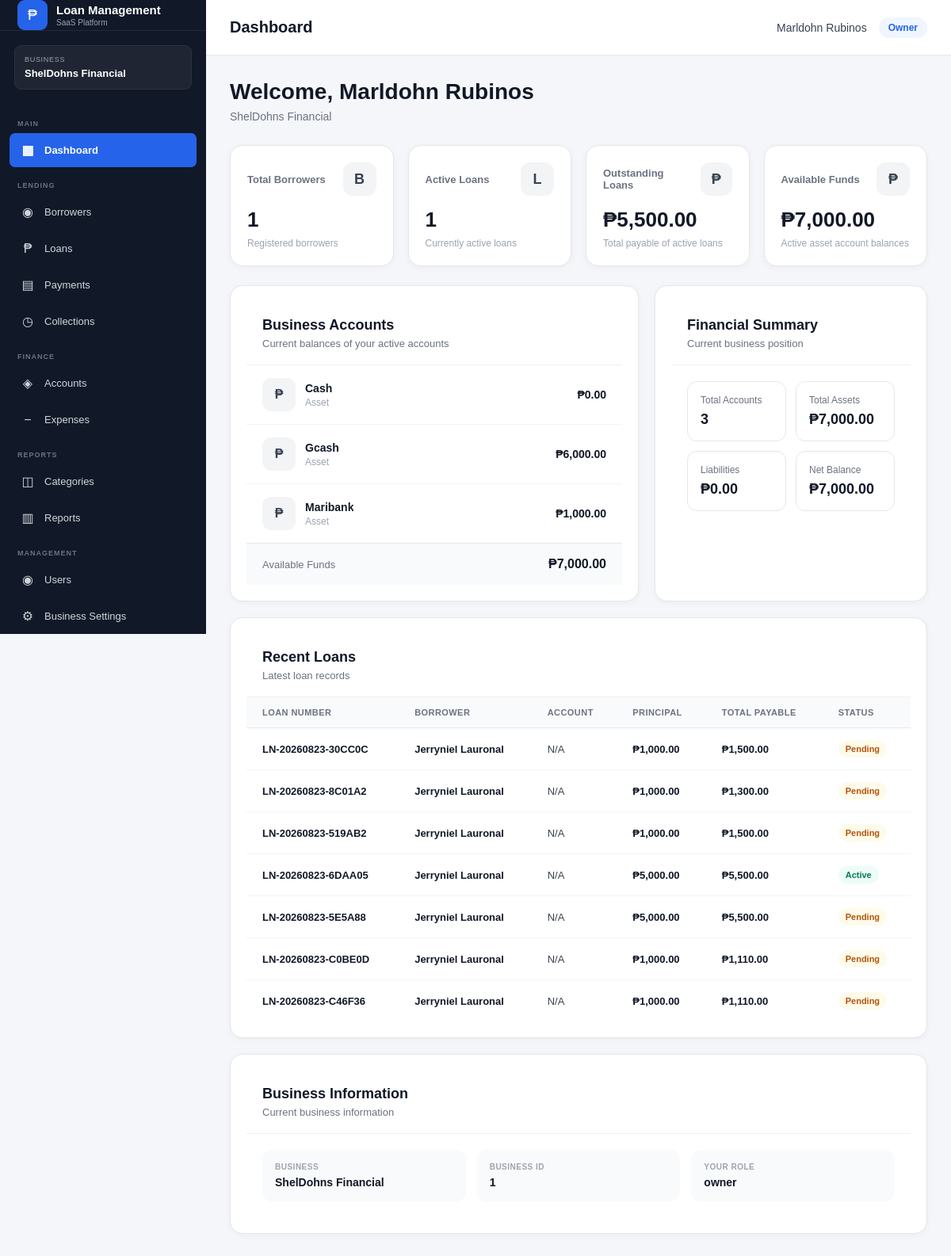
The page /public/index.php?url=dashboard (signed in) on the database its author committed.
### tables this page shows
CREATE TABLE `accounts` (
  `id` int(10) UNSIGNED NOT NULL,
  `business_id` bigint(20) UNSIGNED NOT NULL,
  `account_name` varchar(150) NOT NULL,
  `account_type` varchar(50) DEFAULT NULL,
  `balance` decimal(15,2) NOT NULL DEFAULT 0.00,
  `status` enum('active','inactive') NOT NULL DEFAULT 'active',
  `created_by` int(10) UNSIGNED DEFAULT NULL,
  `created_at` timestamp NOT NULL DEFAULT current_timestamp(),
  `updated_at` timestamp NOT NULL DEFAULT current_timestamp() ON UPDATE current_timestamp()
);

CREATE TABLE `loans` (
  `id` int(10) UNSIGNED NOT NULL,
  `business_id` bigint(20) UNSIGNED NOT NULL,
  `borrower_id` int(10) UNSIGNED NOT NULL,
  `account_id` int(10) UNSIGNED DEFAULT NULL,
  `category_id` int(10) UNSIGNED DEFAULT NULL,
  `loan_number` varchar(50) NOT NULL,
  `principal_amount` decimal(15,2) NOT NULL DEFAULT 0.00,
  `interest_rate` decimal(8,2) NOT NULL DEFAULT 0.00,
  `interest_type` enum('flat','reducing_balance') NOT NULL DEFAULT 'flat',
  `payment_type` enum('installment','full_payment') NOT NULL DEFAULT 'installment',
  `term` int(11) NOT NULL DEFAULT 1,
  `term_period` enum('days','weeks','months','years') NOT NULL DEFAULT 'months',
  `processing_fee` decimal(15,2) NOT NULL DEFAULT 0.00,
  `total_interest` decimal(15,2) NOT NULL DEFAULT 0.00,
  `total_payable` decimal(15,2) NOT NULL DEFAULT 0.00,
  `release_date` date DEFAULT NULL,
  `first_payment_date` date DEFAULT NULL,
  `status` enum('pending','approved','active','completed','overdue','cancelled','rejected') NOT NULL DEFAULT 'pending',
  `purpose` varchar(255) DEFAULT NULL,
  `notes` text DEFAULT NULL,
  `created_by` int(10) UNSIGNED DEFAULT NULL,
  `created_at` timestamp NOT NULL DEFAULT current_timestamp(),
  `updated_at` timestamp NOT NULL DEFAULT current_timestamp() ON UPDATE current_timestamp()
);

### app/views/dashboard/index.php (the view, shortened to what the rows shown need)
<?php
$user =
    $user
    ?? Auth::user();
$accounts =
    $accounts
    ?? [];
$recentLoans =
    $recentLoans
    ?? [];
function dashboardMoney(float $amount): string
{
    return '₱' .
        number_format(
            $amount,
            2
        );
}
function dashboardStatusClass(
    string $status
): string {
    return match (
        strtolower($status)
    ) {
        'active' =>
            'status-active',
        'approved' =>
            'status-approved',
        'pending' =>
            'status-pending',
        'completed' =>
            'status-completed',
        'overdue' =>
            'status-overdue',
        'cancelled',
        'rejected' =>
            'status-danger',
        default =>
            'status-default'
    };
}
$userName =
    $user['full_name']
    ??
    $user['username']
    ??
    'Administrator';
?>
<!DOCTYPE html>
<html lang="en">
<head>
    <link
        rel="stylesheet"
        href="assets/css/style.css"
    >
</head>
<body>
<?php
require APP_PATH .
    '/views/layouts/sidebar.php';
?>
<div class="main-content">
    <div class="container dashboard-page">
        <div class="dashboard-welcome">
            <h1>
                Welcome,
                <?= htmlspecialchars(
                    $userName
                ) ?>
            </h1>
        </div>
        <div class="dashboard-grid">
            <div class="dashboard-panel">
                <div class="dashboard-panel-header">
                    <h2>
                        Business Accounts
                    </h2>
                </div>
                <?php if (
                    !empty($accounts)
                ): ?>
                    <div class="account-list">
                        <?php foreach (
                            $accounts
                            as $account
                        ): ?>
                            <div class="account-item">
                                <div class="account-left">
                                    <div class="account-icon">
                                        ₱
                                    </div>
                                    <div class="account-info">
                                        <div class="account-name">
                                            <?= htmlspecialchars(
                                                $account['account_name']
                                                ??
                                                'Unnamed Account'
                                            ) ?>
                                        </div>
                                        <div class="account-type">
                                            <?= htmlspecialchars(
                                                $account['account_type']
                                                ??
                                                'Account'
                                            ) ?>
                                        </div>
                                    </div>
                                </div>
                                <div class="account-balance">
                                    <?= dashboardMoney(
                                        (float) (
                                            $account['balance']
                                            ??
                                            0
                                        )
                                    ) ?>
                                </div>
                            </div>
                        <?php endforeach; ?>
                    </div>
                <?php else: ?>
                    <div class="dashboard-empty">
                        No active accounts found.
                    </div>
                <?php endif; ?>
            </div>
            <div class="dashboard-panel">
                <div class="dashboard-panel-header">
                    <h2>
                        Financial Summary
                    </h2>
                </div>
            </div>
        </div>
        <div class="dashboard-panel">
            <div class="dashboard-panel-header">
                <h2>
                    Recent Loans
                </h2>
            </div>
            <?php if (
                !empty($recentLoans)
            ): ?>
                <div class="loan-table-wrapper">
                    <table class="loan-table">
                        <thead>
                            <tr>
                                <th>
                                    Loan Number
                                </th>
                                <th>
                                    Borrower
                                </th>
                                <th>
                                    Account
                                </th>
                                <th>
                                    Principal
                                </th>
                                <th>
                                    Total Payable
                                </th>
                                <th>
                                    Status
                                </th>
                            </tr>
                        </thead>
                        <tbody>
                            <?php foreach (
                                $recentLoans
                                as $loan
                            ): ?>
                                <tr>
                                    <td>
                                        <span class="loan-number">
                                            <?= htmlspecialchars(
                                                $loan['loan_number']
                                                ??
                                                'N/A'
                                            ) ?>
                                        </span>
                                    </td>
                                    <td>
                                        <span class="borrower-name">
                                            <?= htmlspecialchars(
                                                $loan['borrower_name']
                                                ??
                                                'Unknown Borrower'
                                            ) ?>
                                        </span>
                                    </td>
                                    <td>
                                        <?= htmlspecialchars(
                                            $loan['account_name']
                                            ??
                                            'N/A'
                                        ) ?>
                                    </td>
                                    <td>
                                        <span class="loan-amount">
                                            <?= dashboardMoney(
                                                (float) (
                                                    $loan['principal_amount']
                                                    ??
                                                    0
                                                )
                                            ) ?>
                                        </span>
                                    </td>
                                    <td>
                                        <span class="loan-amount">
                                            <?= dashboardMoney(
                                                (float) (
                                                    $loan['total_payable']
                                                    ??
                                                    0
                                                )
                                            ) ?>
                                        </span>
                                    </td>
                                    <td>
                                        <span
                                            class="loan-status <?= htmlspecialchars(
                                                dashboardStatusClass(
                                                    $loan['status']
                                                    ??
                                                    ''
                                                )
                                            ) ?>"
                                        >
                                            <?= htmlspecialchars(
                                                $loan['status']
                                                ??
                                                'unknown'
                                            ) ?>
                                        </span>
                                    </td>
                                </tr>
                            <?php endforeach; ?>
                        </tbody>
                    </table>
                </div>
            <?php else: ?>
                <div class="dashboard-empty">
                    No loans have been created yet.
                </div>
            <?php endif; ?>
        </div>
        <div
            class="dashboard-panel"
            style="margin-top:20px;"
        >
            <div class="dashboard-panel-header">
                <h2>
                    Business Information
                </h2>
            </div>
        </div>
    </div>
</div>
</body>
</html>

### rows shown on the page
accounts: account_name "Cash", account_type "Asset", balance "₱0.00"
accounts: account_name "Gcash", account_type "Asset", balance "₱6,000.00"
accounts: account_name "Maribank", account_type "Asset", balance "₱1,000.00"
loans: loan_number "LN-20260823-30CC0C", borrower_name "Jerryniel Lauronal", account_name "N/A", principal_amount "₱1,000.00", total_payable "₱1,500.00", status "Pending"
loans: loan_number "LN-20260823-8C01A2", borrower_name "Jerryniel Lauronal", account_name "N/A", principal_amount "₱1,000.00", total_payable "₱1,300.00", status "Pending"
loans: loan_number "LN-20260823-519AB2", borrower_name "Jerryniel Lauronal", account_name "N/A", principal_amount "₱1,000.00", total_payable "₱1,500.00", status "Pending"
loans: loan_number "LN-20260823-6DAA05", borrower_name "Jerryniel Lauronal", account_name "N/A", principal_amount "₱5,000.00", total_payable "₱5,500.00", status "Active"
loans: loan_number "LN-20260823-5E5A88", borrower_name "Jerryniel Lauronal", account_name "N/A", principal_amount "₱5,000.00", total_payable "₱5,500.00", status "Pending"
loans: loan_number "LN-20260823-C0BE0D", borrower_name "Jerryniel Lauronal", account_name "N/A", principal_amount "₱1,000.00", total_payable "₱1,110.00", status "Pending"
loans: loan_number "LN-20260823-C46F36", borrower_name "Jerryniel Lauronal", account_name "N/A", principal_amount "₱1,000.00", total_payable "₱1,110.00", status "Pending"

### other values the page prints
$business['name'] "ShelDohns Financial"
$userName "Marldohn Rubinos"
$role "Owner"
$businessName "ShelDohns Financial"
$totalBorrowers "1"
$activeLoans "1"
$totalAccounts "3"
$businessId "1"
$role "owner"
